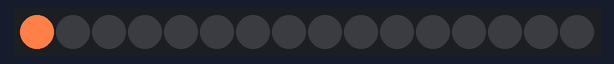
Simulated run of this sketch. Board: Arduino Uno, built with avr-gcc and run on an emulated ATmega328P. Parts: 16 RGB LEDs in strip order, left to right.

Above: at 0.05 s.
At 0.75 s:
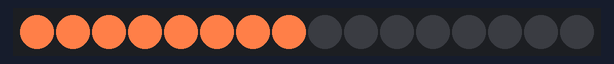
At 1.16 s:
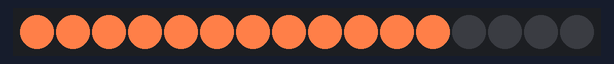
At 1.56 s:
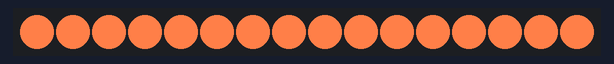
At 6.0 s:
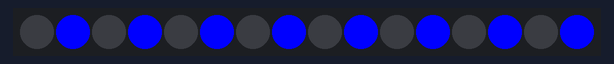
At 10.64 s:
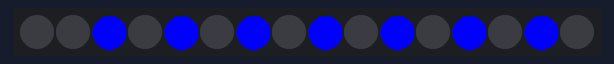

Measured:
- by itself, everything shown: repeats every 11.5 s, in 122 steps

The sketch:

lights.ino
```cpp
#include "lights.h"

LightsModule::LightsModule(int neopixel_pin, int neopixel_count)
    : neopixel_strip_{neopixel_count, neopixel_pin, NEO_GRB + NEO_KHZ800},
      program_{nullptr} {
  this->neopixel_strip_.begin();
  this->neopixel_strip_.show();
}

uint32_t LightsModule::ConvertColor_(Color color) {
  return this->neopixel_strip_.Color(color.r, color.g, color.b);
}

void LightsModule::Clear() {
  this->neopixel_strip_.clear();
  this->neopixel_strip_.show();
}

void LightsModule::Loop() {
  this->Clear();

  if (this->program_ != nullptr) this->program_(this);
}

void LightsModule::SetProgram(void (*program)()) {
  this->program_ = program;
}

void LightsModule::SetToColor(int led, uint32_t color) {
  this->neopixel_strip_.setPixelColor(led, color);
  this->neopixel_strip_.show();
}

void LightsModule::SetToColor(int led, Color color) {
  this->SetToColor(led, this->ConvertColor_(color));
}

void LightsModule::SetAllToColor(uint32_t color) {
  for (int i = 0; i < this->neopixel_strip_.numPixels(); ++i) {
    this->neopixel_strip_.setPixelColor(i, color);
  }

  this->neopixel_strip_.show();
}

void LightsModule::SetAllToColor(Color color) {
  this->SetAllToColor(this->ConvertColor_(color));
}

void LightsModule::BlinkToColor(int led, uint32_t color, int duration) {
  uint32_t tmp = this->neopixel_strip_.getPixelColor(led);

  this->SetToColor(led, color);
  delay(duration);
  this->SetToColor(led, tmp);
}

void LightsModule::BlinkToColor(int led, Color color, int duration) {
  this->BlinkToColor(led, this->ConvertColor_(color), duration);
}

void LightsModule::BlinkAllToColor(uint32_t color, int duration) {
  uint32_t tmp = this->neopixel_strip_.getPixelColor(0);

  this->SetAllToColor(color);
  delay(duration);
  this->SetAllToColor(tmp);
}

void LightsModule::BlinkAllToColor(Color color, int duration) {
  this->BlinkAllToColor(this->ConvertColor_(color), duration);
}

void LightsModule::ColorWipeAll(uint32_t color, int duration) {
  for (int i = 0; i < this->neopixel_strip_.numPixels(); ++i) {
    this->SetToColor(i, color);
    delay(duration);
  }
}

void LightsModule::ColorWipeAll(Color color, int duration) {
  this->ColorWipeAll(this->ConvertColor_(color), duration);
}

void LightsModule::ChaseAll(uint32_t color, int duration) {
  for (int i = 0; i < 10; ++i) {
    for (int ii = 0; ii <= 2; ++ii) {
      this->neopixel_strip_.clear();

      for (int n = ii; n < this->neopixel_strip_.numPixels(); n += 2) {
        this->neopixel_strip_.setPixelColor(n, color);
      }

      this->neopixel_strip_.show();
      delay(duration);
    }
  }
}

void LightsModule::ChaseAll(Color color, int duration) {
  this->ChaseAll(this->ConvertColor_(color), duration);
}
```

ArduinoNeopixelController.ino
```cpp
#define NEOPIXEL_PIN 6
#define NEOPIXEL_COUNT 16

#include "lights.h"

LightsModule* lights = nullptr;

void MainProgram(LightsModule* controller) {
  controller->ColorWipeAll(Color{255, 127, 72}, 100);
  controller->SetAllToColor(Color{255, 255, 255});

  for (int i = 0; i < 3; ++i) controller->ChaseAll(Color{0, 0, 255}, 100);

  controller->ColorWipeAll(Color{255, 0, 0}, 50);
}

void setup() {
  lights = new LightsModule{NEOPIXEL_PIN, NEOPIXEL_COUNT};

  lights->SetProgram(MainProgram);
}

void loop() {
  lights->Loop();
}
```

lights.h
```cpp
#ifndef _LIGHTS_H_
#define _LIGHTS_H_

#include <Adafruit_NeoPixel.h>

/**
 * A representation of a color structure
 */
typedef struct {
  //! Red
  int r;

  //! Green
  int g;

  //! Blue
  int b;
} Color;

/**
 * @brief Lights Module
 */
class LightsModule {
  private:

  //! The Neopixel led strip
  Adafruit_NeoPixel neopixel_strip_;

  //! The selected program the loop is set to use.
  void (*program_)(LightsModule*);

  /**
  * @brief Convert a color from RGB to NEOPIXEL
  * @param color - The color to convert
  * @return The converted color
  */
  uint32_t ConvertColor_(Color color);

  public:
  /**
  * @brief Initialize the Lights Module
  * @param neopixel_pin - The neopixel data pin
  * @param neopixel_count - The neopixel led count
  */
  LightsModule(int neopixel_pin, int neopixel_count);

  /**
   * @brief Clears all of the neopixels
   */
  void Clear();

  /**
   * @brief The loop method of the lights module
   */
  void Loop();

  /**
   * @brief Set's the program the loop is going to run.
   * @param program - The neopixel program
   */
  void SetProgram(void (*program)());

  /**
   * @brief Set a specific neopixel led to the specified color
   * @param led - The led in question
   * @param color - The color to change the led to
   */
  void SetToColor(int led, uint32_t color);

  //! @copydoc SetToColor(int, uint32_t)
  void SetToColor(int led, Color color);

  /**
   * @brief Set all of the neopixel's leds to the specified color
   * @param color - The color to change the led to
   */
  void SetAllToColor(uint32_t color);

  //! @copydoc SetAllToColor(uint32_t)
  void SetAllToColor(Color color);

  /**
   * @brief Blink a specific led to a specific color
   * @param led - The led in question
   * @param color - The color to change to
   * @param duration - The blink duration
   */
  void BlinkToColor(int led, uint32_t color, int duration);

  //! @copydoc BlinkToColor(int, uint32_t, int)
  void BlinkToColor(int led, Color color, int duration);

  /**
   * @brief Blinks all of the neopixel's leds to the specific color. Will use first neopixel color as reset color.
   * @param color - The color to change the led to
   * @param duration - The blink duration
   */
  void BlinkAllToColor(uint32_t color, int duration);

  //! @copydoc BlinkAllToColor(uint32_t, int)
  void BlinkAllToColor(Color color, int duration);

  /**
   * @brief Color wipes of the neopixel's leds to the specific color
   * @param color - The color to change the led to
   * @param duration - The blink duration
   */
  void ColorWipeAll(uint32_t color, int duration);

  //! @copydoc ColorWipeAll(uint32_t, int)
  void ColorWipeAll(Color color, int duration);

  /**
   * @brief Chase effect on all of the neopixel's leds to the specific color
   * @param color - The color to change the led to
   * @param duration - The blink duration
   */
  void ChaseAll(uint32_t color, int duration);

  //! @copydoc ChaseAll(uint32_t, int)
  void ChaseAll(Color color, int duration);
};

#endif
```
